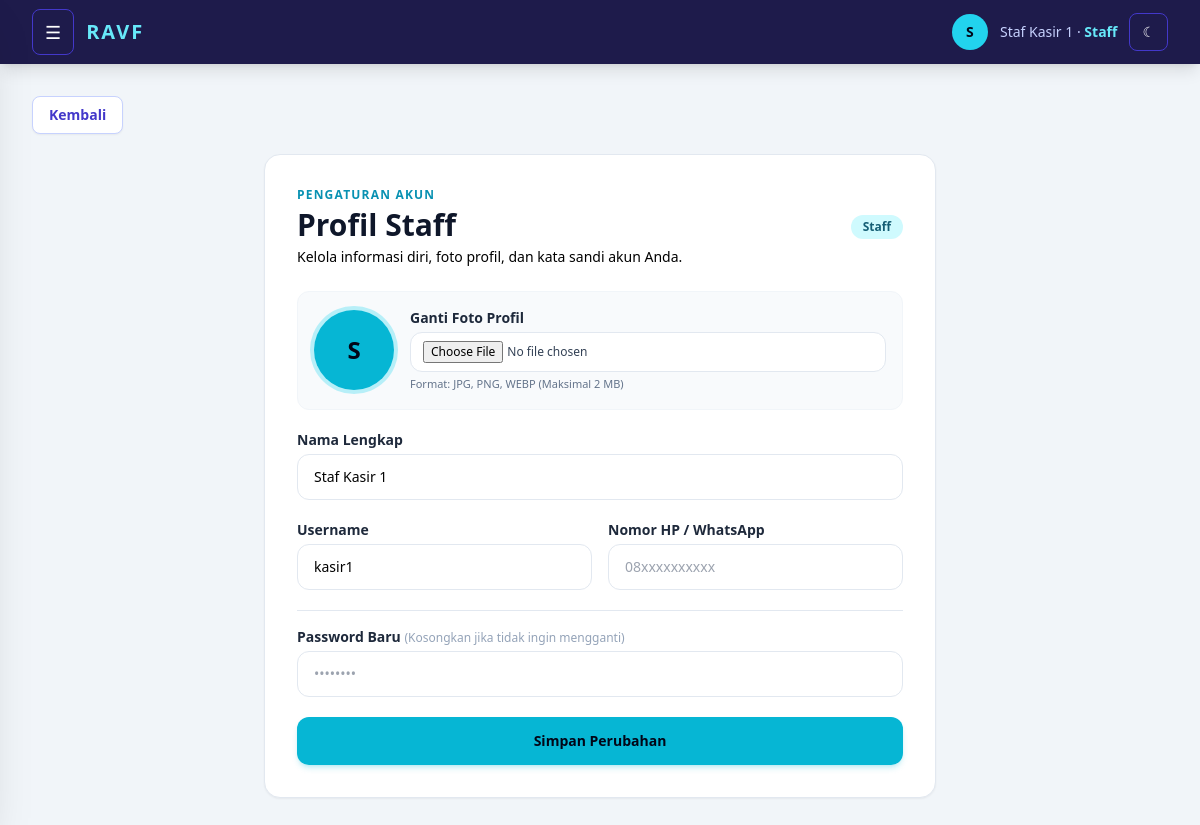
The app's page /profile.php (signed in) with its own data.
### tables this page shows
CREATE TABLE users (
    id_user INT AUTO_INCREMENT PRIMARY KEY,
    nama VARCHAR(100) NOT NULL,
    username VARCHAR(50) NOT NULL UNIQUE,
    password VARCHAR(255) NOT NULL,
    role ENUM('Admin', 'Staff') NOT NULL DEFAULT 'Staff',
    no_hp VARCHAR(20) NULL,
    status ENUM('Aktif', 'Nonaktif') NOT NULL DEFAULT 'Aktif',
    foto_profil VARCHAR(255) NULL,
    created_at TIMESTAMP DEFAULT CURRENT_TIMESTAMP
);

### auth.php (called while the page is built, shortened)
<?php
function current_role(): string
{
    return $_SESSION['role'] ?? '';
}
function e(?string $value): string
{
    return htmlspecialchars((string) $value, ENT_QUOTES, 'UTF-8');
}

### profile.php (the view, shortened to what this page needs)
<?php
require_once 'auth.php';
$is_user_role = is_user();
$id = (int) $_SESSION['user_id'];
if ($is_user_role) {
    $res = @mysqli_query($koneksi, "SELECT nama, username, no_hp, alamat, foto_profil FROM pelanggan WHERE id_pelanggan = {$id} LIMIT 1");
    if (!$res) {
        $res = @mysqli_query($koneksi, "SELECT nama, username, no_hp, alamat FROM pelanggan WHERE id_pelanggan = {$id} LIMIT 1");
    }
    $profile = $res ? (mysqli_fetch_assoc($res) ?: []) : [];
} else {
    $res = @mysqli_query($koneksi, "SELECT nama, username, no_hp, foto_profil FROM users WHERE id_user = {$id} LIMIT 1");
    $profile = $res ? (mysqli_fetch_assoc($res) ?: []) : [];
}
require 'app_layout.php'; app_start('Kelola Profil', 'profile');
?>
<section class="surface mx-auto max-w-2xl rounded-2xl border border-slate-200 bg-white p-6 shadow-sm sm:p-8">
    <div class="flex items-center justify-between">
        <div>
            <p class="text-xs font-black uppercase tracking-widest text-cyan-600">Pengaturan Akun</p>
            <h1 class="mt-1 text-2xl font-black text-slate-900 sm:text-3xl">Profil <?= e($role); ?></h1>
            <p class="muted mt-1 text-sm">Kelola informasi diri, foto profil, dan kata sandi akun Anda.</p>
        </div>
        <span class="rounded-full bg-cyan-100 px-3 py-1 text-xs font-bold text-cyan-800 dark:bg-cyan-900 dark:text-cyan-200"><?= e($role); ?></span>
    </div>
    <form method="POST" enctype="multipart/form-data" class="mt-6 space-y-5">
        <div class="flex flex-col items-center gap-4 rounded-xl border border-slate-100 bg-slate-50 p-4 sm:flex-row dark:border-slate-800 dark:bg-slate-900">
            <?php if (!empty($profile['foto_profil'])): ?>
                <img src="<?= e($profile['foto_profil']); ?>" alt="Foto profil" class="h-20 w-20 rounded-full object-cover ring-4 ring-cyan-400/30">
            <?php else: ?>
                <div class="flex h-20 w-20 items-center justify-center rounded-full bg-cyan-500 text-2xl font-black text-slate-950 ring-4 ring-cyan-400/30">
                    <?= e(strtoupper(substr($profile['nama'] ?? 'U', 0, 1))); ?>
                </div>
            <?php endif; ?>
            <div class="flex-1 w-full">
                <label class="mb-1 block text-sm font-bold text-slate-800 dark:text-slate-200">Ganti Foto Profil</label>
                <input type="file" name="foto_profil" accept="image/jpeg,image/png,image/webp" class="w-full rounded-xl border border-slate-200 bg-white px-3 py-2 text-xs text-slate-700 outline-none focus:border-cyan-500 dark:border-slate-700 dark:bg-slate-950 dark:text-slate-300">
                <p class="mt-1 text-[11px] text-slate-500">Format: JPG, PNG, WEBP (Maksimal 2 MB)</p>
            </div>
        </div>
        <div>
            <label class="mb-1 block text-sm font-bold text-slate-800 dark:text-slate-200">Nama Lengkap</label>
            <input type="text" name="nama" value="<?= e($profile['nama']); ?>" required class="w-full rounded-xl border border-slate-200 bg-white px-4 py-3 text-sm outline-none focus:border-cyan-500 dark:border-slate-700 dark:bg-slate-950 dark:text-slate-100">
        </div>
        <div class="grid gap-4 sm:grid-cols-2">
            <div>
                <label class="mb-1 block text-sm font-bold text-slate-800 dark:text-slate-200">Username</label>
                <input type="text" name="username" value="<?= e($profile['username']); ?>" required class="w-full rounded-xl border border-slate-200 bg-white px-4 py-3 text-sm outline-none focus:border-cyan-500 dark:border-slate-700 dark:bg-slate-950 dark:text-slate-100">
            </div>
            <div>
                <label class="mb-1 block text-sm font-bold text-slate-800 dark:text-slate-200">Nomor HP / WhatsApp</label>
                <input type="text" name="no_hp" value="<?= e($profile['no_hp'] ?? ''); ?>" placeholder="08xxxxxxxxxx" class="w-full rounded-xl border border-slate-200 bg-white px-4 py-3 text-sm outline-none focus:border-cyan-500 dark:border-slate-700 dark:bg-slate-950 dark:text-slate-100">
            </div>
        </div>
        <div class="border-t border-slate-200 pt-4 dark:border-slate-800">
            <label class="mb-1 block text-sm font-bold text-slate-800 dark:text-slate-200">Password Baru <span class="text-xs font-normal text-slate-400">(Kosongkan jika tidak ingin mengganti)</span></label>
            <input type="password" name="password_baru" placeholder="••••••••" autocomplete="new-password" class="w-full rounded-xl border border-slate-200 bg-white px-4 py-3 text-sm outline-none focus:border-cyan-500 dark:border-slate-700 dark:bg-slate-950 dark:text-slate-100">
        </div>
        <button type="submit" class="w-full rounded-xl bg-cyan-500 py-3.5 text-sm font-black text-slate-950 transition hover:bg-cyan-400 shadow-md shadow-cyan-500/20">
            Simpan Perubahan
        </button>
    </form>
</section>

### records on screen
users: nama "S", nama "Staf Kasir 1", username "kasir1"

### other values on screen
substr($display_name, 0, 1) "S"
$display_name "Staf Kasir 1"
$role "Staff"
